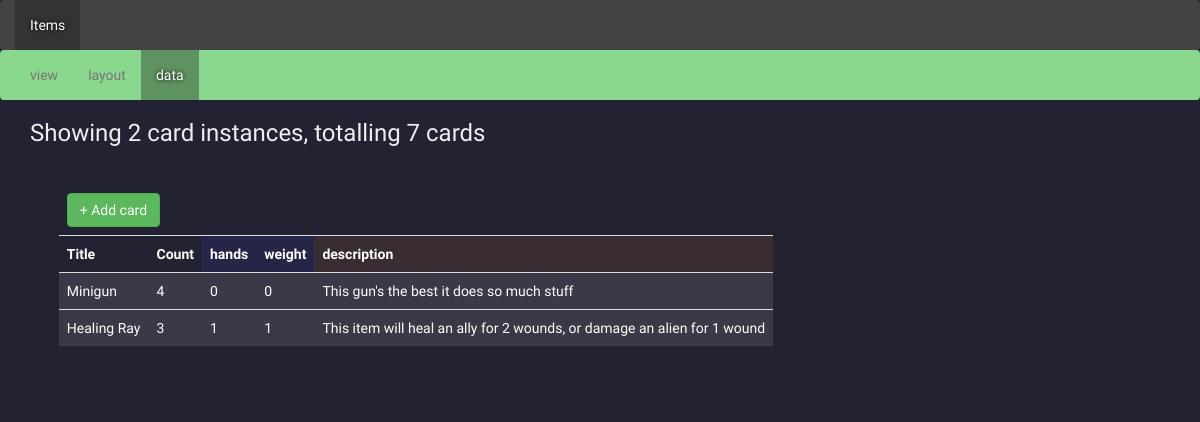
/type/1/data, run on an earlier commit of the app's database.
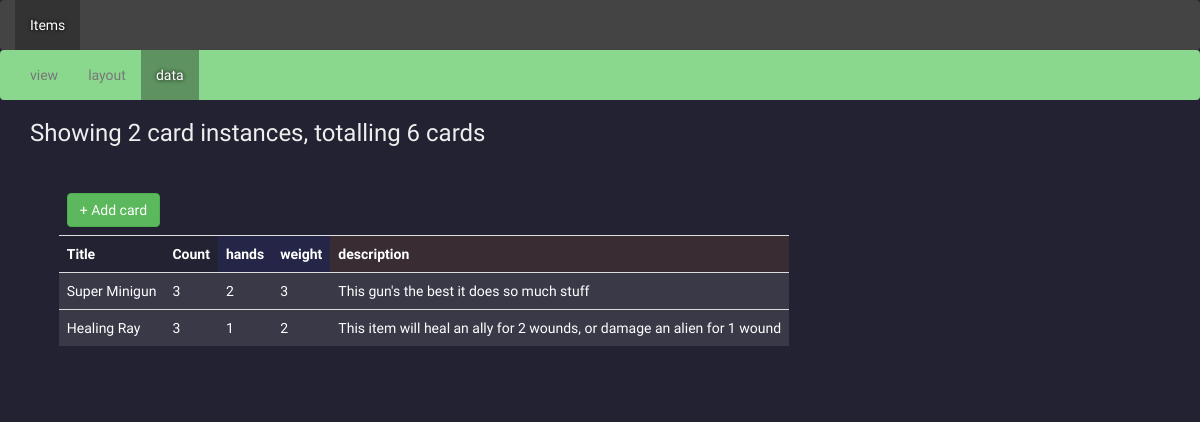
And on a later commit of the database.
### cards/models.py (models this page shows, shortened)
class Card(models.Model):
    title = models.CharField(null=True, max_length=255)
    count = models.IntegerField(default=4)
    card_type = models.ForeignKey(CardType, on_delete=models.CASCADE)
    data = models.CharField(max_length=255, default='{}')
    def data_value(self, name):
        values = json.loads(self.data)
        try:
            return str(values[name])
        except KeyError:
            values[name] = 0
            self.data = json.dumps(values)
            self.save()
        return values[name]
    def dataset(self):
        return [(data.name, self.data_value(data.name)) for data in self.card_type.cardtypedata_set.all()]
    @property
    def editable_fields(self):
        fields = []
        for field in self.card_type.editable_fields:
            try:
                data = self.fielddata_set.get(field=field)
                field.value = data.value
            except:
                field.value = None
            fields.append(field)
        return fields

### cards/views.py (the view)
# urls.py: url(r'^type/(?P<type_id>[0-9]+)/data$', cardviews.data),
def data(request, type_id):
    card_type = get_object_or_404(CardType, pk=type_id)
    card_types = CardType.objects.all()
    cards = card_type.card_set.all()
    total_card_count = sum([card.count for card in cards])
    return render(request, 'card-data.html', {
        'view_name': 'data',
        'card_types': card_types,
        'cardtype': card_type,
        'total_card_count': total_card_count,
        'cards': card_type.card_set.all(),
    })

### cards/models.py (called while the page is built)
    @property
    def editable_fields(self):
        fields = []
        for field in self.field_set.all():
            if len(field.template) == 0:
                fields.append(field)
        return fields

### cards/templates/card-data.html (shortened to what this page needs)
{% extends 'core/default.html' %}
{% block content %}
<div class="col-md-12">
    <h3>Showing {{ cards|length }} card instances, totalling {{ total_card_count }} cards</h3>
    <div class="card-list cardtype-{{ cardtype.name }}">
        <table class="table">
            <thead>
                <tr>
                    <td colspan="2">
                        <button class="btn btn-success" id="add-card" data-card-type="{{ cardtype.pk }}">+ Add card</button>
                    </td>
                    <td colspan="{{ cardtype.cardtypedata_set.all|length }}"></td>
                    <td colspan="{{ cardtype.field_set.all|length }}"></td>
                <tr>
                    <td>Title</td>
                    <td>Count</td>
                    {% for datatype in cardtype.cardtypedata_set.all %}
                        <td class="data-header">{{ datatype.name }}</td>
                    {% endfor %}
                    {% for field in cardtype.editable_fields %}
                        <td class="field-header">{{ field.name }}</td>
                    {% endfor %}
                </tr>
            </thead>
            <tbody>
            {% for card in cards %}
            <tr id="card-{{ card.pk }}" data-id="{{ card.pk }}" data-name="{{ card.title }}" class="card-row">
                <td class="title">{{ card.title }}</td>
                <td class="count">{{ card.count }}</td>
                {% for name, value in card.dataset %}
                <td class="data-{{ name }}">{{ value }}</td>
                {% endfor %}
                {% for field in card.editable_fields %}
                    {% if field.value %}
                        <td>{{ field.value }}</td>
                    {% else %}
                        <td style="color:#BBB;">empty</td>
                    {% endif %}
                {% endfor %}
            </tr>
            {% endfor %}
            </tbody>
        </table>
    </div>
</div>
{% endblock %}

What changed in the data, as far as the page shows it:
changed Card: title "Minigun" → "Super Minigun"; count "4" → "3"
Also different on the page:
{{ total_card_count }}: "7" → "6"
new list line: "2"
new list line: "3"
list line gone: "0"
list line gone: "1"
